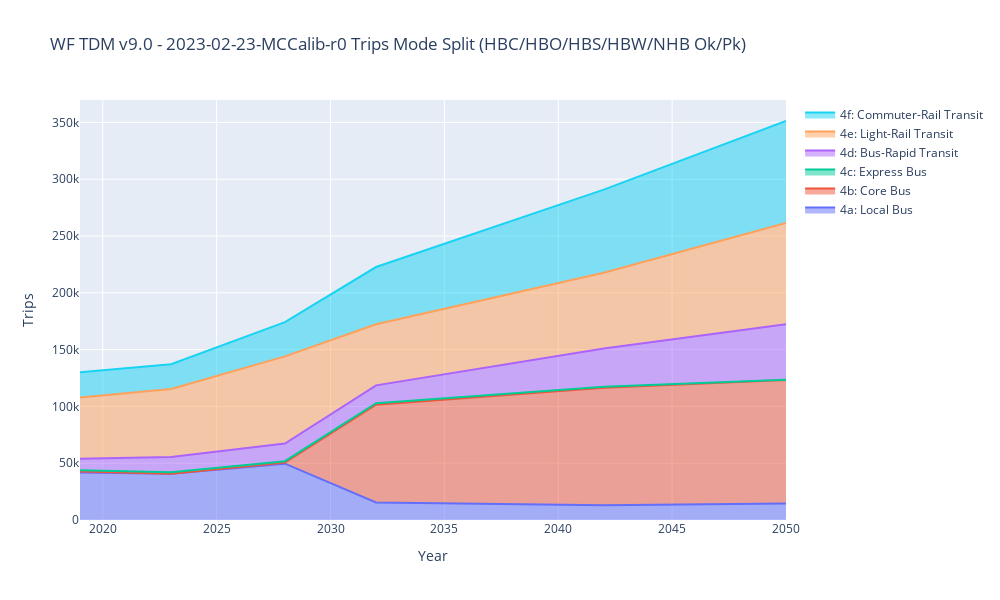

The notebook cell this image was saved under:
### Code cell
# MAKE INTERACTIVE CHART
#py.offline.init_notebook_mode(connected=True)

lstTdmVersionsWithDate = sorted(dfTransitSummaryPlotData['tdmVersionWithDate'].unique().tolist())
lstScenarioGroups      = sorted(dfTransitSummaryPlotData['scenarioGroup'     ].unique().tolist())
lstModes               = sorted(dfTransitSummaryPlotData['modeGroup'         ].unique().tolist())
lstTripPurp            = sorted(dfTransitSummaryPlotData['TRIPPURP'          ].unique().tolist())
lstPeriod              = sorted(dfTransitSummaryPlotData['PERIOD'            ].unique().tolist())

# remove include in all list
lstScenarioGroups = [i for i in lstScenarioGroups if i not in lstIncludeInAll] 

selectTdmVersionWithDate = widgets.Select        (options=lstTdmVersionWithDate, value=(lstTdmVersionsWithDate[2]), description='TDM Version'   , layout=Layout(display="flex", flex_flow='row'))
selectScenarioGroup      = widgets.Select        (options=lstScenarioGroups    , value=('RTP'                    ), description='Scenario Group', layout=Layout(display="flex", flex_flow='row'))
selectModes              = widgets.SelectMultiple(options=lstModes             , value=(lstModes[7:13]           ), description='Mode Group'    , layout=Layout(display="flex", flex_flow='row'))
selectTripPurps          = widgets.SelectMultiple(options=lstTripPurp          , value=(lstTripPurp              ), description='Purpose'       , layout=Layout(display="flex", flex_flow='row'))
selectPeriods            = widgets.SelectMultiple(options=lstPeriod            , value=(lstPeriod                ), description='Periods'       , layout=Layout(display="flex", flex_flow='row'))
selectPercentOrTotal     = widgets.Select        (options=['Share','Total']    , value=('Share'                  ), description='Stack Type'    , layout=Layout(display="flex", flex_flow='row'))

# Set the width of the widget
selectTdmVersionWithDate.layout.width = '350px'
selectScenarioGroup     .layout.width = '150px'
selectModes             .layout.width = '250px'
selectTripPurps         .layout.width = '150px'
selectPeriods           .layout.width = '120px'
selectPercentOrTotal    .layout.width = '180px'

# Set up a global variable to track whether the widgets have been changed
firstTime = True

# create output widget to display filtered DataFrame
output = widgets.Output()
hbox = widgets.HBox([selectTdmVersionWithDate, selectScenarioGroup, selectModes, selectTripPurps, selectPeriods, selectPercentOrTotal])

# create interactive widget
interactive_output = widgets.interactive_output(update_plot_stackedarea, {'tdmVersionWithDate': selectTdmVersionWithDate, 'scenarioGroup':selectScenarioGroup, 'modeGroups':selectModes, 'trippurps':selectTripPurps, 'periods':selectPeriods, 'percentOrTotal':selectPercentOrTotal})

# Display a markdown heading
display(Markdown('# Trip Mode Split Interactive Chart'))
display(hbox)
display(interactive_output)
display(output)
#ADD RAW OBSERVED CURVES

### Figure 1 — Plotly figure (JSON) as saved in the notebook; plotly's stock layout.template omitted (floating-point values rounded to 4 significant figures)
{"data": [{"mode": "lines", "name": "4a: Local Bus", "stackgroup": "one", "type": "scatter", "x": [2019, 2023, 2028, 2032, 2042, 2050], "y": [41908, 40699, 49586, 15459, 12880, 14608]}, {"mode": "lines", "name": "4b: Core Bus", "stackgroup": "one", "type": "scatter", "x": [2019, 2023, 2028, 2032, 2042, 2050], "y": [804, 0, 910, 86106, 103631, 108584]}, {"mode": "lines", "name": "4c: Express Bus", "stackgroup": "one", "type": "scatter", "x": [2019, 2023, 2028, 2032, 2042, 2050], "y": [991, 1441, 1265, 1314, 694, 249]}, {"mode": "lines", "name": "4d: Bus-Rapid Transit", "stackgroup": "one", "type": "scatter", "x": [2019, 2023, 2028, 2032, 2042, 2050], "y": [10292, 13278, 15503, 15667, 33706, 48939]}, {"mode": "lines", "name": "4e: Light-Rail Transit", "stackgroup": "one", "type": "scatter", "x": [2019, 2023, 2028, 2032, 2042, 2050], "y": [53809, 59913, 76761, 53718, 66689, 89041]}, {"mode": "lines", "name": "4f: Commuter-Rail Transit", "stackgroup": "one", "type": "scatter", "x": [2019, 2023, 2028, 2032, 2042, 2050], "y": [22331, 21879, 30135, 50454, 73209, 89850]}], "layout": {"height": 600, "title": {"text": "WF TDM v9.0 - 2023-02-23-MCCalib-r0 Trips Mode Split (HBC/HBO/HBS/HBW/NHB Ok/Pk)"}, "width": 1000, "xaxis": {"title": {"text": "Year"}}, "yaxis": {"title": {"text": "Trips"}}}}
